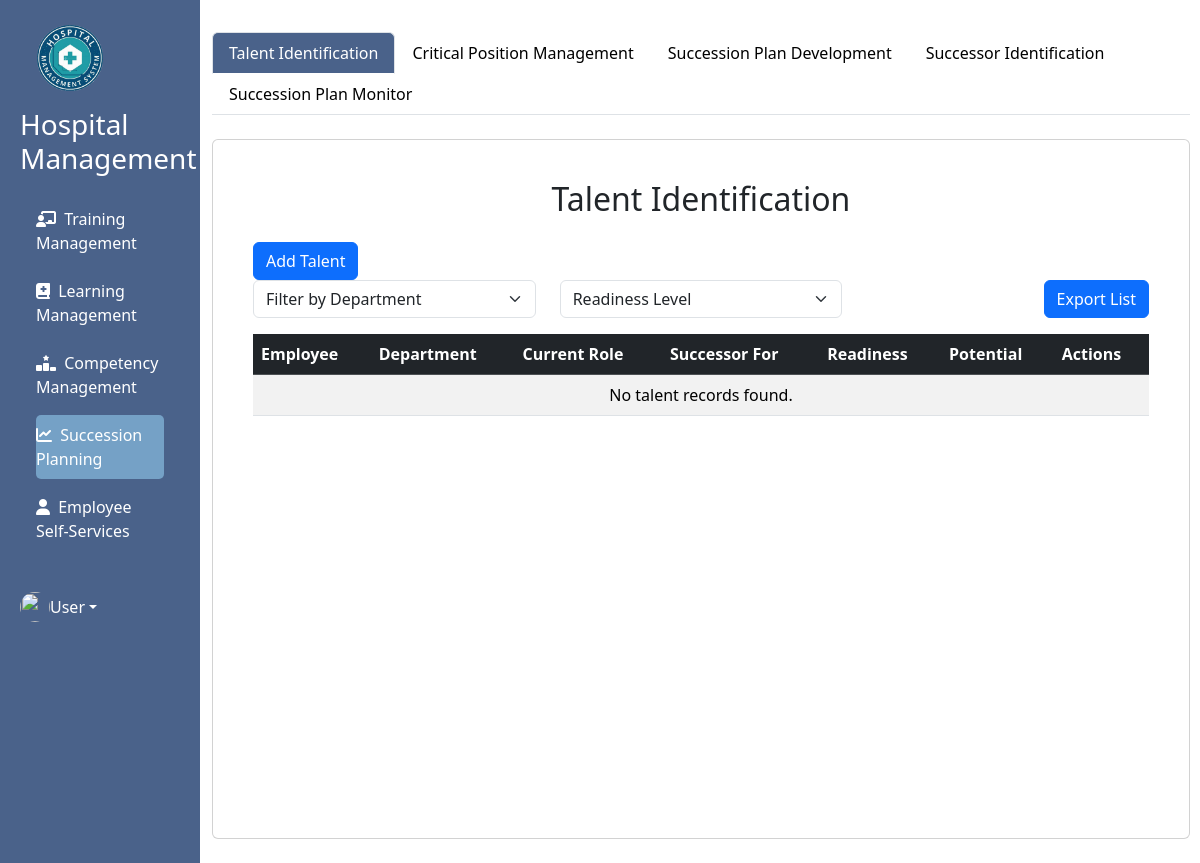
The app's page /hr_2/admin/succession/succession.php, older data.
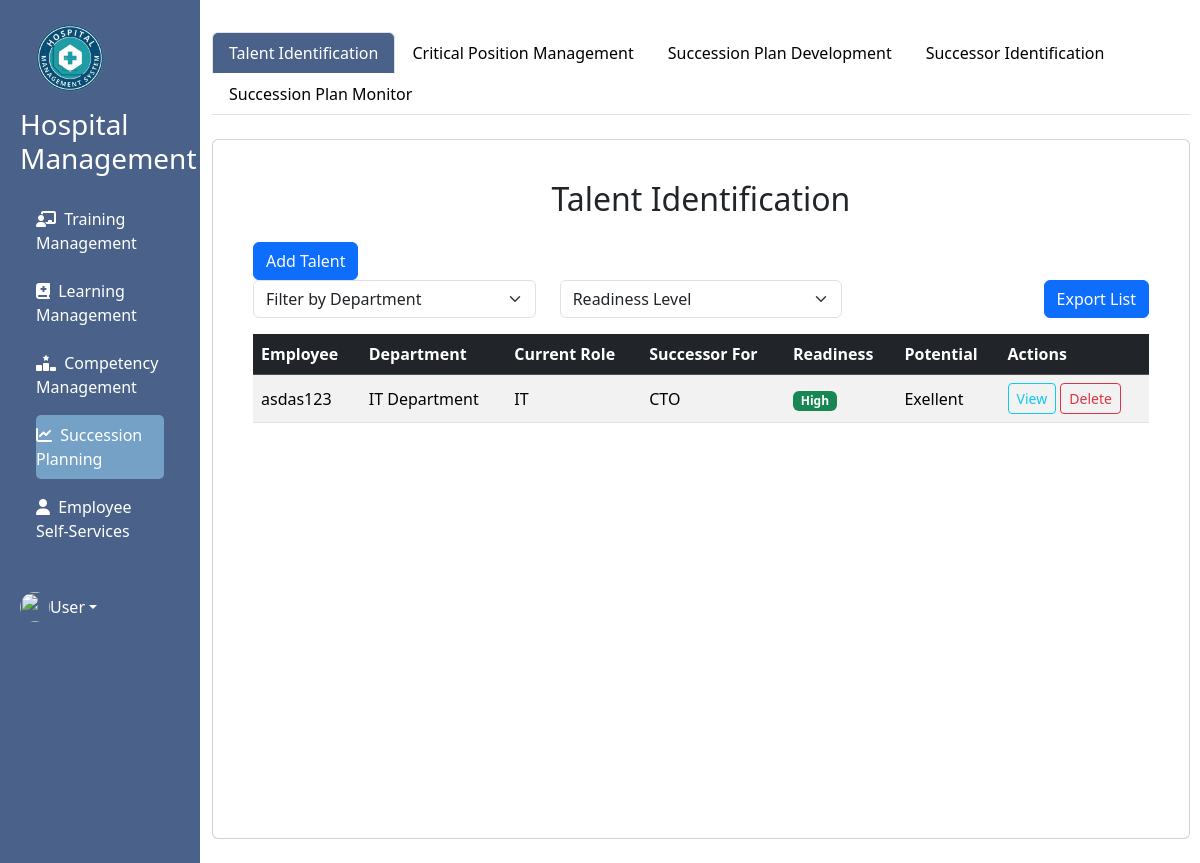
The same page, newer data.
### tables this page shows
CREATE TABLE `talent_identification` (
  `TALENT_ID` int(11) NOT NULL,
  `EMPLOYEE` varchar(45) DEFAULT NULL,
  `DEPARTMENT` varchar(45) DEFAULT NULL,
  `CURRENT_ROLE` varchar(45) DEFAULT NULL,
  `SUCCESSOR` varchar(45) DEFAULT NULL,
  `READINESS` varchar(45) DEFAULT NULL,
  `POTENTIAL` varchar(45) DEFAULT NULL
);

### hr_2/admin/succession/succession.php (the view, shortened to what this page needs)
<?php
include '../../../phpcon/conn.php';
?>
<!DOCTYPE html>
<html lang="en">
<head>
    <link href="https://cdn.jsdelivr.net/npm/bootstrap@5.3.3/dist/css/bootstrap.min.css" rel="stylesheet">
    <link rel="stylesheet" href="https://cdnjs.cloudflare.com/ajax/libs/font-awesome/5.15.3/css/all.min.css" />
    <link rel="stylesheet" href="https://cdnjs.cloudflare.com/ajax/libs/font-awesome/6.5.2/css/all.min.css" />
    <link rel="stylesheet" href="https://site-assets.fontawesome.com/releases/v6.5.2/css/all.css" />
    <link href='https://unpkg.com/boxicons@2.1.4/css/boxicons.min.css' rel='stylesheet'>
    <link href="https://cdn.jsdelivr.net/npm/fullcalendar@6.1.9/main.min.css" rel="stylesheet" />
    <link rel="stylesheet" href="../../../tm.css?v=4.7">
</head>
<body>
<div class="container-fluid">
    <div class="row flex-nowrap">
        <div class="col-auto col-md-2 col-xl-2 px-sm-1 px-0 min-vh-100 bg-side">
            <div class="d-flex flex-column align-items-center align-items-sm-start px-3 pt-2 text-white">
                <a href="#!" class="d-flex text-decoration-none align-items-center mb-md-0 text-white">
                    <span class="fs-5 d-none d-sm-inline" style="color: white;">
                        <div class="media align-items-center">
                            <img src="logo.png" width="100" class="mr-3" alt="">
                        </div>
                        <h3>Hospital Management</h3>
                    </span>
                </a>
                <ul class="nav nav-link flex-column mb-sm-auto mb-0 align-items-center align-items-sm-center" id="menu">
                <li class="nav-item mt-2">
                        <a href="../training_management/training_management.php" class="nav-link  align-middle px-0 text-start">
                            <i class="fa-solid fa-chalkboard-user"></i>
                            <span class="ms-1 d-none d-sm-inline">Training Management</span>
                        </a>
                    </li>
                    <li class="nav-item mt-2">
                        <a href="../learning/learning.php" class="nav-link align-middle px-0 text-start">
                            <i class="fa-solid fa-book-medical"></i>
                            <span class="ms-1 d-none d-sm-inline">Learning Management</span>
                        </a>
                    </li>
                    <li class="nav-item mt-2">
                        <a href="../competency/competency.php" class="nav-link align-middle px-0 text-start">
                            <i class="fa-solid fa-ranking-star"></i>
                            <span class="ms-1 d-none d-sm-inline">Competency Management</span>
                        </a>
                    </li>
                    <li class="nav-item mt-2">
                        <a href="../succession/succession.php" class="nav-link active align-middle px-0 text-start">
                            <i class="fa-solid fa-chart-line"></i>
                            <span class="ms-1 d-none d-sm-inline">Succession Planning</span>
                        </a>
                    </li>
                    <li class="nav-item mt-2">
                        <a href="../ESS/ess.php" class="nav-link  align-middle px-0 text-start">
                            <i class="fa-solid fa-user"></i>
                            <span class="ms-1 d-none d-sm-inline">Employee Self-Services</span>
                        </a>
                    </li>
                </ul>
                <div class="dropdown pb-4">
                  <a href="#" class="d-flex align-items-center text-white text-decoration-none dropdown-toggle" id="ddUser" data-bs-toggle="dropdown" aria-expanded="false">
                  <img src="" width="30" height="30" alt="" class="rounded-circle">
                  <span class="user" id="user">User</span></a>
                </div>
            </div>
        </div>
        <div class="col main-content py-4">
            <div class="row">
                <div class="col">
                <nav class="navbar navbar-expand-lg">
<ul class="nav nav-tabs mb-3" id="pills-tab" role="tablist">
  <li class="nav-item">
    <button class="nav-link  active" id="pillsTI-tab" data-bs-toggle="pill" data-bs-target="#pillsTI" aria-controls="pillsTPM" aria-selected="true">Talent Identification</button>
  </li>
  <li class="nav-item">
    <button class="nav-link for-pills" id="pillsCPM-tab" data-bs-toggle="pill" data-bs-target="#pillsCPM" aria-controls="pillsCPM" aria-selected="false">Critical Position Management
    </button>
  </li>
  <li class="nav-item">
    <button class="nav-link for-pills" id="pillsSPD-tab" data-bs-toggle="pill" data-bs-target="#pillsSPD" aria-controls="pillsEnrollment" aria-selected="false">Succession Plan Development
    </button>
  </li>
  <li class="nav-item">
    <button class="nav-link for-pills" id="pillsSI-tab" data-bs-toggle="pill" data-bs-target="#pillsSI" aria-controls="pillsFaculty" aria-selected="false">Successor Identification
    </button>
  </li>
  <li class="nav-item">
    <button class="nav-link for-pills" id="pillsSPM-tab" data-bs-toggle="pill" data-bs-target="#pillsSPM" aria-controls="pillsFaculty" aria-selected="false">Succession Plan Monitor
    </button>
  </li>
</ul>
</nav>
                <div class="card" style="height: 700px; overflow: hidden;">
  <div class="card-content" style="height: 100%;">
    <div class="card-body" style="height: 100%; display: flex; flex-direction: column;">
      <div class="container" style="flex: 1; overflow: hidden;">
<div class="tab-content" id="pills-tabContent">
  <div class="tab-pane fade show active" id="pillsTI" role="tabpanel" >
        <div style="overflow-y: auto; height: 100%;">
        <div class="container mt-4">
  <h2 class="text-center mb-4">Talent Identification</h2>
  <button class="btn btn-primary" data-bs-toggle="modal" data-bs-target="#addTalentModal">Add Talent</button>
  <div class="row mb-3">
    <div class="col-md-4">
      <select class="form-select" id="departmentFilter">
        <option selected>Filter by Department</option>
      </select>
    </div>
    <div class="col-md-4">
      <select class="form-select" id="readinessFilter">
        <option selected>Readiness Level</option>
      </select>
    </div>
    <div class="col-md-4 text-end">
      <button class="btn btn-primary">Export List</button>
    </div>
  </div>
  <div class="table-responsive">
    <table class="table table-striped table-hover align-middle">
      <thead class="table-dark">
        <tr>
          <th scope="col">Employee</th>
          <th scope="col">Department</th>
          <th scope="col">Current Role</th>
          <th scope="col">Successor For</th>
          <th scope="col">Readiness</th>
          <th scope="col">Potential</th>
          <th scope="col">Actions</th>
        </tr>
      </thead>
      <tbody>
      <?php
              $sql = "SELECT * FROM talent_identification ORDER BY TALENT_ID DESC";
              $result = mysqli_query($connection, $sql);
              if (mysqli_num_rows($result) > 0) {
                while ($row = mysqli_fetch_assoc($result)) {
                  echo "<tr>";
                  echo "<td>" . htmlspecialchars($row['EMPLOYEE']) . "</td>";
                  echo "<td>" . htmlspecialchars($row['DEPARTMENT']) . "</td>";
                  echo "<td>" . htmlspecialchars($row['CURRENT_ROLE']) . "</td>";
                  echo "<td>" . htmlspecialchars($row['SUCCESSOR']) . "</td>";
                  echo "<td><span class='badge bg-" .
                        ($row['READINESS'] == 'High' ? 'success' : ($row['READINESS'] == 'Medium' ? 'warning text-dark' : 'danger')) . "'>" .
                        htmlspecialchars($row['READINESS']) . "</span></td>";
                  echo "<td>" . htmlspecialchars($row['POTENTIAL']) . "</td>";
                  echo "<td>
                          <button class='btn btn-sm btn-outline-info'>View</button>
                          <button class='btn btn-sm btn-outline-danger' onclick='deleteTalent(" . $row['TALENT_ID'] . ")'>Delete</button>
                        </td>";
                  echo "</tr>";
                }
              } else {
                echo "<tr><td colspan='7' class='text-center'>No talent records found.</td></tr>";
              }
            ?>
      </tbody>
    </table>
  </div>
</div>
        </div>
      </div>
  </div>
</div>
                    </div>
                </div>
  </div>
</div>
            </div>
        </div>
    </div>
</div>
</body>
</html>

### tm.css (style rules this page uses)
.nav-tabs .nav-link { color: black !important; }
.nav-tabs .nav-link.active { color: white !important; background-color: #4A628A !important; }
.bg-side { background: #4A628A !important ; }
.nav-item { color: white ; }
.nav-link { color: white !important; }
.nav-link li .active { background-color: #75a1c6 !important; width: fit-content; height: fit-content; border-radius: 5px; }
html, body { height: 100%; margin: 0; padding: 0; overflow-x: hidden; }
.main-content { height: 100vh; overflow-y: auto; padding-right: 10px; }

Row changes from the older to the newer data that the page shows:
added talent_identification: EMPLOYEE "asdas123", DEPARTMENT "IT Department", CURRENT_ROLE "IT", SUCCESSOR "CTO", READINESS "High", POTENTIAL "Exellent"
Text that changed along with them:
text no longer shown: "No talent records found."
